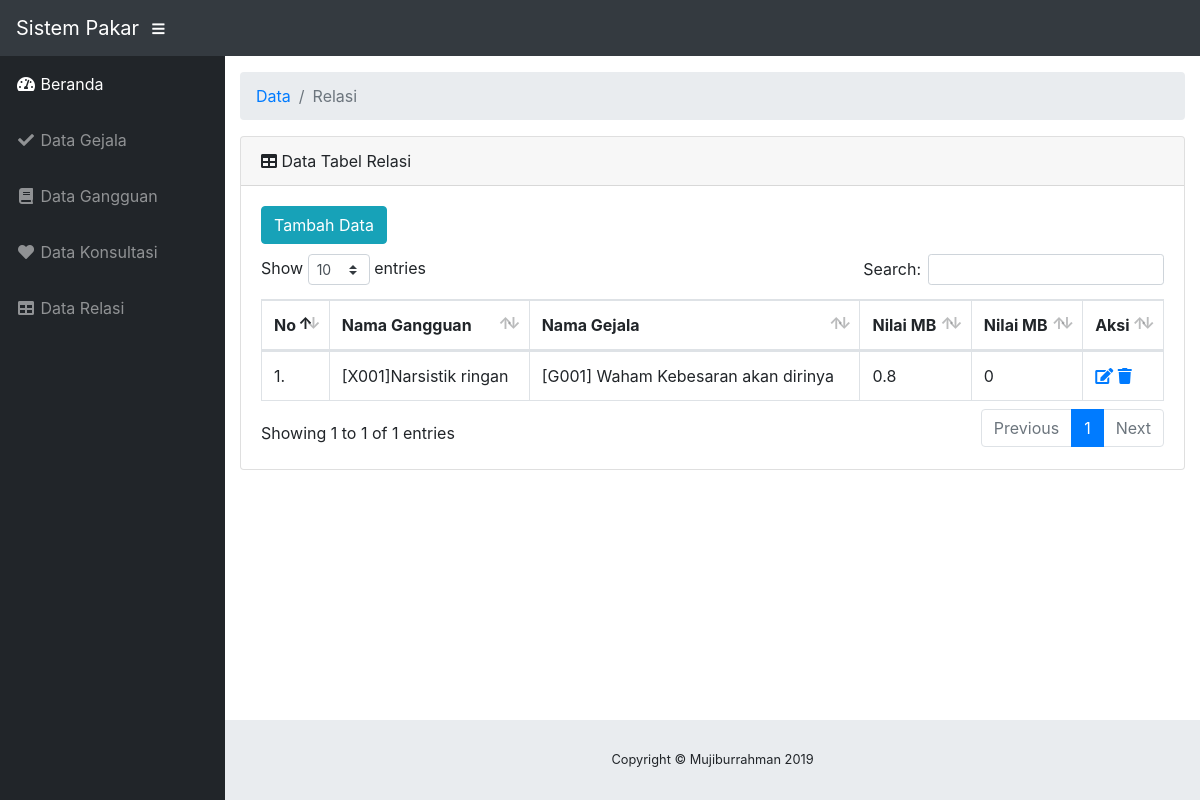
/index_admin.php?halaman=data_relasi&action=data_relasi, run on the app's committed database.
### tables this page shows
CREATE TABLE `relasi` (
  `kode_relasi` varchar(100) NOT NULL,
  `kode_gejala` varchar(200) NOT NULL,
  `kode_gangguan` varchar(100) NOT NULL,
  `nilai_mb` double NOT NULL,
  `nilai_md` double NOT NULL
);

### admin/relasi/data_relasi.php (the view)
<ol class="breadcrumb">
  <li class="breadcrumb-item">
    <a href="#">Data</a>
  </li>
  <li class="breadcrumb-item active">Relasi</li>
</ol>
        <div class="card mb-3">
          <div class="card-header">
            <i class="fas fa-table"></i>
            Data Tabel Relasi</div>
          <div class="card-body">
            <div class="responsive" style="margin-bottom: 10px;">
              <a href="?halaman=data_relasi&action=tambah_relasi" class="btn btn-info"><span class="glyphicon glyphicon-import"></span> Tambah Data</a>
            </div>
            <div class="table-responsive">
              <table class="table table-bordered" id="dataTable" width="100%" cellspacing="0">
                <thead>
                  <tr>
                    <th>No</th>
                    <th>Nama Gangguan</th>
                    <th>Nama Gejala</th>
                    <th>Nilai MB</th>
                    <th>Nilai MB</th>
                    <th>Aksi</th>
                  </tr>
                </thead>
                <tbody>
                  <?php
                  $no = 1;
                    include("config/koneksi.php");
                    $sql = $koneksi->query("select * from relasi");
                    while ($data= $sql->fetch_assoc()){
                  ?>
                  <tr>
                    <td><?php echo $no++.".";?></td>
                    <td><?php echo $data['kode_gangguan'];?></td>
                    <td><?php echo $data['kode_gejala'];?></td>
                    <td><?php echo $data['nilai_mb'];?></td>
                    <td><?php echo $data['nilai_md'];?></td>
                    <td>
                      <div class="">
                        <a href="?halaman=data_relasi&action=edit_relasi&kode_relasi=<?php echo $data['kode_relasi']; ?>" class="ace-icon fa fa-edit"></a>
                        <a href="?halaman=data_relasi&action=hapus_relasi&kode_relasi=<?php echo $data['kode_relasi']; ?>" class="ace-icon fa fa-trash"></a>
                      </div>
                    </td>
                  </tr>
                  <?php } ?>
                </tbody>
              </table>
            </div>
          </div>
        </div>

### data on the page
relasi: kode_gangguan "[X001]Narsistik ringan", kode_gejala "[G001] Waham Kebesaran akan dirinya", nilai_mb "0.8", nilai_md "0"
